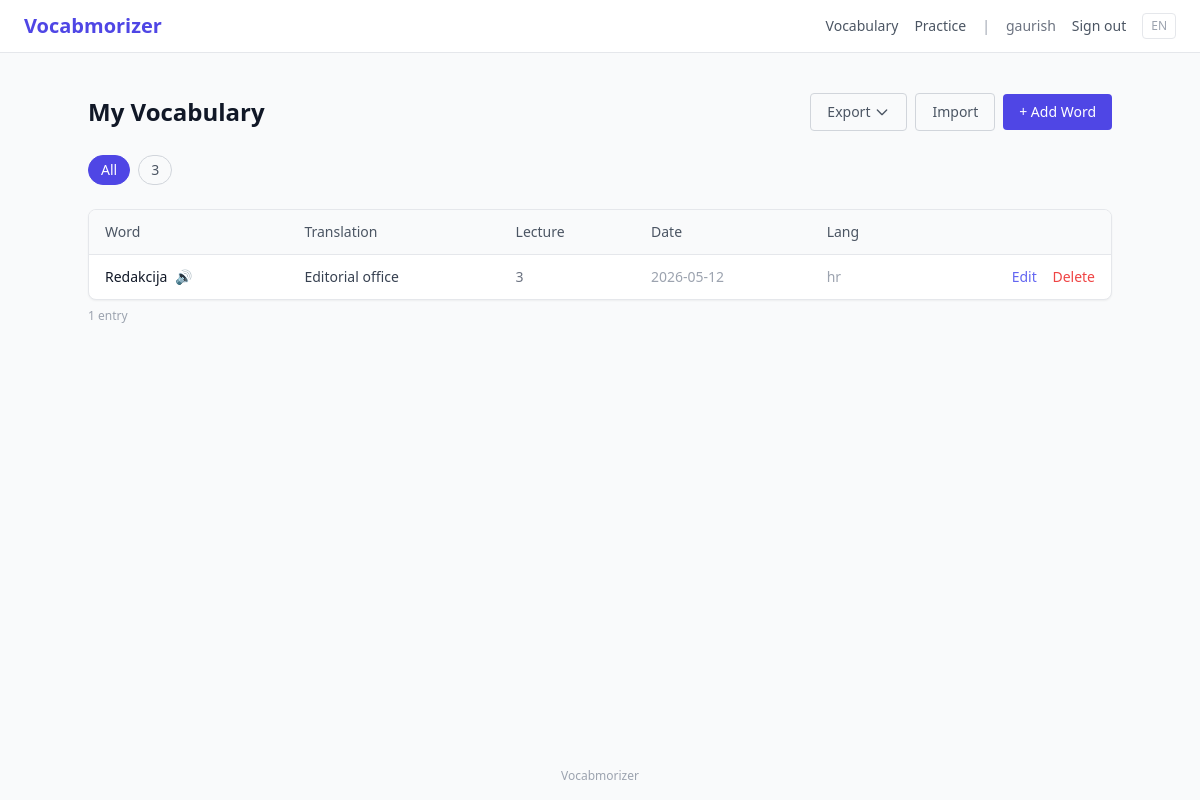
/vocab/ (signed in), run on the app's committed database.
### app/models/user.py (models this page shows, shortened)
class User(UserMixin, db.Model):
    __tablename__ = "users"
    id = db.Column(db.String(36), primary_key=True, default=lambda: str(uuid.uuid4()))
    name = db.Column(db.String(120), nullable=False)
    email = db.Column(db.String(254), unique=True, nullable=False, index=True)
    role = db.Column(db.String(16), nullable=False, default="user")  # "user" | "admin"
    auth_provider = db.Column(db.String(16), nullable=False, default="local")  # "local" | "google"
    google_id = db.Column(db.String(128), unique=True, nullable=True)
    password_hash = db.Column(db.String(128), nullable=True)
    preferred_language = db.Column(db.String(8), nullable=False, default="en")
    date_joined = db.Column(db.DateTime, nullable=False, default=lambda: datetime.now(timezone.utc))
    last_active = db.Column(db.DateTime, nullable=False, default=lambda: datetime.now(timezone.utc))
    def is_admin(self) -> bool:
        return self.role == "admin"

### app/models/vocabulary.py (models this page shows, shortened)
class VocabularyEntry(db.Model):
    __tablename__ = "vocabulary_entries"
    id = db.Column(db.String(36), primary_key=True, default=lambda: str(uuid.uuid4()))
    user_id = db.Column(
        db.String(36),
        db.ForeignKey("users.id", ondelete="CASCADE"),
        nullable=False,
        index=True,
    )
    lecture = db.Column(db.String(200), nullable=False, index=True)
    date_added = db.Column(db.Date, nullable=False, default=date.today)
    word = db.Column(db.String(500), nullable=False)
    synonyms = db.Column(db.JSON, nullable=False, default=lambda: [])
    antonyms = db.Column(db.JSON, nullable=False, default=lambda: [])
    meaning = db.Column(db.Text, nullable=False)
    translation_en = db.Column(db.String(500), nullable=False)
    metadata_usage = db.Column(db.Text, nullable=True)
    target_language = db.Column(db.String(8), nullable=False, default="en")
    image_path = db.Column(db.String(500), nullable=True)
    created_at = db.Column(
        db.DateTime, nullable=False, default=lambda: datetime.now(timezone.utc)
    )
    updated_at = db.Column(
        db.DateTime,
        nullable=False,
        default=lambda: datetime.now(timezone.utc),
        onupdate=lambda: datetime.now(timezone.utc),
    )
    user = db.relationship(
        "User",
        backref=db.backref("vocabulary_entries", lazy="dynamic", passive_deletes=True),
    )
    review_stats = db.relationship(
        "ReviewStats",
        back_populates="entry",
        uselist=False,
        cascade="all, delete-orphan",
    )

### app/vocab/routes.py (the view)
@bp.route("/")
@login_required
def list_entries():
    lecture_filter = request.args.get("lecture", "").strip()
    query = VocabularyEntry.query.filter_by(user_id=current_user.id).order_by(
        VocabularyEntry.date_added.desc(), VocabularyEntry.word
    )
    if lecture_filter:
        query = query.filter_by(lecture=lecture_filter)
    entries = query.all()
    lectures = (
        db.session.query(VocabularyEntry.lecture)
        .filter_by(user_id=current_user.id)
        .distinct()
        .order_by(VocabularyEntry.lecture)
        .all()
    )
    lectures = [r[0] for r in lectures]
    return render_template(
        "vocab/list.html",
        entries=entries,
        lectures=lectures,
        lecture_filter=lecture_filter,
    )

### app/__init__.py (called while the page is built)
def _get_locale():
    from flask import request, session
    from flask_login import current_user
    if current_user.is_authenticated and hasattr(current_user, "preferred_language"):
        lang = current_user.preferred_language
        if lang in SUPPORTED_LOCALES:
            return lang
    lang = session.get("locale")
    if lang in SUPPORTED_LOCALES:
        return lang
    return request.accept_languages.best_match(SUPPORTED_LOCALES, default="en")

### app/models/user.py (called while the page is built)
@login_manager.user_loader
def load_user(user_id: str) -> User | None:
    return db.session.get(User, user_id)

### app/templates/vocab/list.html (shortened to what this page needs)
{% extends "base.html" %}
{% block content %}
<div class="max-w-5xl mx-auto">
  <div class="flex items-center justify-between mb-6">
    <h1 class="text-2xl font-bold">My Vocabulary</h1>
    <div class="flex items-center gap-2">
      <div class="relative group">
        <button class="border border-gray-300 text-gray-600 px-4 py-2 rounded text-sm font-medium hover:bg-gray-50 flex items-center gap-1">
          Export
          <svg class="w-4 h-4" fill="none" stroke="currentColor" viewBox="0 0 24 24">
            <path stroke-linecap="round" stroke-linejoin="round" stroke-width="2" d="M19 9l-7 7-7-7"/>
          </svg>
        </button>
      </div>
      <a href="{{ url_for('io.import_view') }}"
         class="border border-gray-300 text-gray-600 px-4 py-2 rounded text-sm font-medium hover:bg-gray-50">
        Import
      </a>
      <a href="{{ url_for('vocab.add') }}"
         class="bg-indigo-600 text-white px-4 py-2 rounded text-sm font-medium hover:bg-indigo-700">
        + Add Word
      </a>
    </div>
  </div>
  {% if lectures %}
  <div class="flex flex-wrap gap-2 mb-6">
    <a href="{{ url_for('vocab.list_entries') }}"
       class="px-3 py-1 rounded-full text-sm border {% if not lecture_filter %}bg-indigo-600 text-white border-indigo-600{% else %}border-gray-300 text-gray-600 hover:border-indigo-400{% endif %}">
      All
    </a>
    {% for lec in lectures %}
    <a href="{{ url_for('vocab.list_entries', lecture=lec) }}"
       class="px-3 py-1 rounded-full text-sm border {% if lecture_filter == lec %}bg-indigo-600 text-white border-indigo-600{% else %}border-gray-300 text-gray-600 hover:border-indigo-400{% endif %}">
      {{ lec }}
    </a>
    {% endfor %}
  </div>
  {% endif %}
  {% if entries %}
  <div class="bg-white border border-gray-200 rounded-lg shadow-sm overflow-hidden">
    <table class="w-full text-sm">
      <thead class="bg-gray-50 border-b border-gray-200">
        <tr>
          <th class="text-left px-4 py-3 font-medium text-gray-600">Word</th>
          <th class="text-left px-4 py-3 font-medium text-gray-600">Translation</th>
          <th class="text-left px-4 py-3 font-medium text-gray-600 hidden md:table-cell">Lecture</th>
          <th class="text-left px-4 py-3 font-medium text-gray-600 hidden lg:table-cell">Date</th>
          <th class="text-left px-4 py-3 font-medium text-gray-600 hidden lg:table-cell">Lang</th>
          <th class="px-4 py-3"></th>
        </tr>
      </thead>
      <tbody class="divide-y divide-gray-100">
        {% for entry in entries %}
        <tr class="hover:bg-gray-50">
          <td class="px-4 py-3">
            <div class="flex items-center gap-2">
              <span class="font-medium">{{ entry.word }}</span>
              <button onclick="speak('{{ entry.word|e }}', '{{ entry.target_language }}')"
                      class="text-gray-400 hover:text-indigo-500" title="Listen">🔊</button>
            </div>
          </td>
          <td class="px-4 py-3 text-gray-700">{{ entry.translation_en }}</td>
          <td class="px-4 py-3 text-gray-500 hidden md:table-cell">{{ entry.lecture }}</td>
          <td class="px-4 py-3 text-gray-400 hidden lg:table-cell">{{ entry.date_added }}</td>
          <td class="px-4 py-3 text-gray-400 hidden lg:table-cell">{{ entry.target_language }}</td>
          <td class="px-4 py-3 text-right whitespace-nowrap">
            <a href="{{ url_for('vocab.edit', entry_id=entry.id) }}"
               class="text-indigo-500 hover:underline mr-3">Edit</a>
            <form method="POST" action="{{ url_for('vocab.delete', entry_id=entry.id) }}"
                  class="inline"
                  onsubmit="return confirm('Delete \'{{ entry.word|e }}\'?')">
              <button type="submit" class="text-red-500 hover:underline">Delete</button>
            </form>
          </td>
        </tr>
        {% endfor %}
      </tbody>
    </table>
  </div>
  <p class="text-xs text-gray-400 mt-2">{{ entries|length }} entr{{ 'y' if entries|length == 1 else 'ies' }}</p>
  {% else %}
  <div class="text-center py-20 text-gray-400">
    <p class="text-lg mb-2">No vocabulary entries yet.</p>
    <a href="{{ url_for('vocab.add') }}" class="text-indigo-500 hover:underline">Add your first word →</a>
  </div>
  {% endif %}
</div>
{% endblock %}

### app/templates/base.html (shortened to what this page needs)
<!DOCTYPE html>
<html lang="{{ get_locale() }}">
<head>
  <script src="https://cdn.tailwindcss.com"></script>
</head>
<body class="bg-gray-50 text-gray-900 min-h-screen flex flex-col">
  <nav class="bg-white border-b border-gray-200 px-6 py-3 flex items-center justify-between">
    <a href="/" class="text-xl font-bold text-indigo-600">Vocabmorizer</a>
    <div class="flex items-center gap-4 text-sm">
      {% if current_user.is_authenticated %}
        <a href="{{ url_for('vocab.list_entries') }}" class="text-gray-600 hover:underline hidden sm:inline">
          {{ _('Vocabulary') }}
        </a>
        <a href="{{ url_for('practice.setup') }}" class="text-gray-600 hover:underline hidden sm:inline">
          {{ _('Practice') }}
        </a>
        <span class="text-gray-400">|</span>
        <span class="text-gray-500">{{ current_user.name }}</span>
        <a href="{{ url_for('auth.logout') }}" class="text-gray-600 hover:underline">{{ _('Sign out') }}</a>
      {% else %}
        <a href="{{ url_for('auth.login') }}" class="text-indigo-600 hover:underline">{{ _('Sign in') }}</a>
        <a href="{{ url_for('auth.register') }}" class="text-gray-600 hover:underline">{{ _('Register') }}</a>
      {% endif %}
      <div class="relative group">
        <button class="text-gray-400 hover:text-gray-700 text-xs border border-gray-200 rounded px-2 py-1">
          {{ get_locale()|upper }}
        </button>
      </div>
    </div>
  </nav>
  <div class="px-6 pt-4">
  </div>
  <main class="flex-1 px-6 py-6">
    {% block content %}{% endblock %}
  </main>
  <footer class="text-center text-xs text-gray-400 py-4">
    Vocabmorizer
  </footer>
</body>
</html>

### data on the page
User: name "gaurish"
VocabularyEntry: word "Redakcija", translation_en "Editorial office", lecture "3", date_added "2026-05-12", target_language "hr"

### other printed values
{{ get_locale()|upper }} "EN"
{{ lec }} "3"
{{ entries|length }} "1"
{{ 'y' if entries|length == 1 else 'ies' }} "y"
